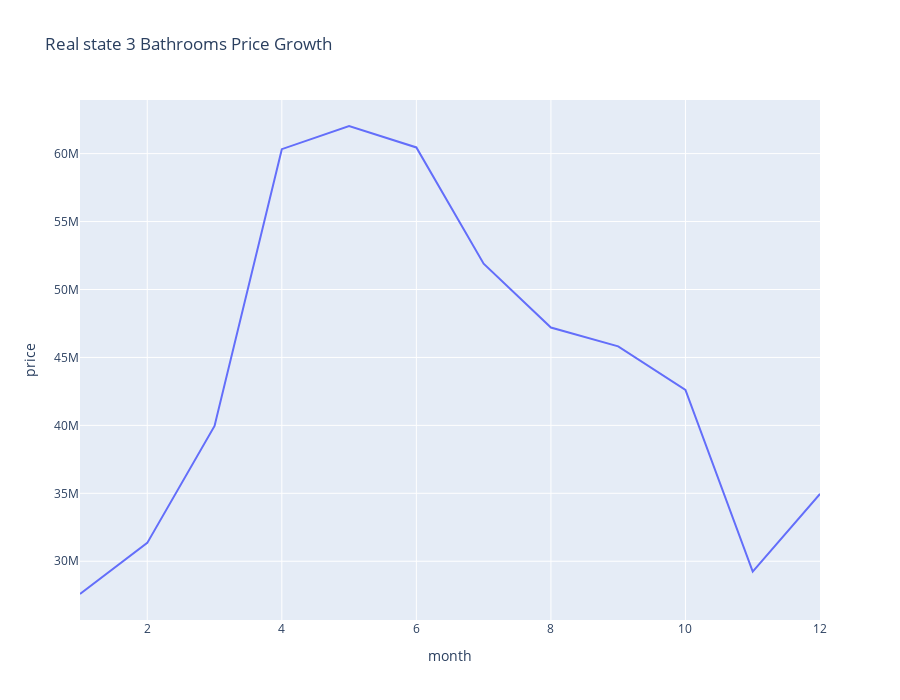

Source (notebook cell):
### Markdown cell above
# Hypothesis 5: Real state with 3 bathrooms have a price growth MoM of 15%

### Code cell
h5 = df[['bathrooms','month', 'price']].groupby(['bathrooms', 'month']).sum().reset_index()
h5 = h5[h5['bathrooms']==3]

fig = px.line(h5, x = 'month', y = 'price', title = 'Real state 3 Bathrooms Price Growth', height = 700 )
fig.show()

### Figure 1 — Plotly figure (JSON) as saved in the notebook; plotly's stock layout.template omitted (floating-point values rounded to 4 significant figures)
{"data": [{"hovertemplate": "month=%{x}<br>price=%{y}<extra></extra>", "legendgroup": "", "line": {"color": "#636efa", "dash": "solid"}, "marker": {"symbol": "circle"}, "mode": "lines", "name": "", "orientation": "v", "showlegend": false, "type": "scatter", "x": [1, 2, 3, 4, 5, 6, 7, 8, 9, 10, 11, 12], "xaxis": "x", "y": [27589850, 31352149, 39961745, 60328919, 62032689, 60454490, 51898353, 47204900, 45812529, 42604519, 29236150, 34960377], "yaxis": "y"}], "layout": {"height": 700, "legend": {"tracegroupgap": 0}, "title": {"text": "Real state 3 Bathrooms Price Growth"}, "xaxis": {"anchor": "y", "domain": [0, 1], "title": {"text": "month"}}, "yaxis": {"anchor": "x", "domain": [0, 1], "title": {"text": "price"}}}}
